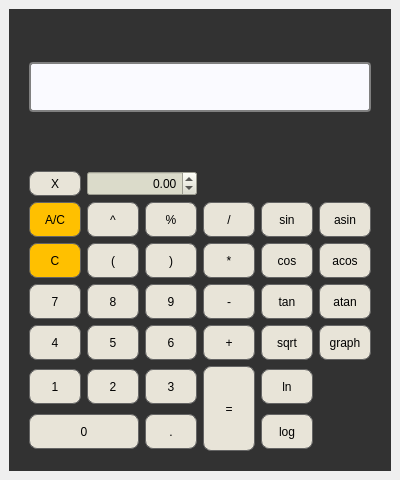
<?xml version="1.0" encoding="UTF-8"?>
<ui version="4.0">
 <class>MainWindow</class>
 <widget class="QMainWindow" name="MainWindow">
  <property name="geometry">
   <rect>
    <x>0</x>
    <y>0</y>
    <width>400</width>
    <height>480</height>
   </rect>
  </property>
  <property name="sizePolicy">
   <sizepolicy hsizetype="Minimum" vsizetype="Minimum">
    <horstretch>0</horstretch>
    <verstretch>0</verstretch>
   </sizepolicy>
  </property>
  <property name="minimumSize">
   <size>
    <width>400</width>
    <height>480</height>
   </size>
  </property>
  <property name="windowTitle">
   <string>MainWindow</string>
  </property>
  <property name="styleSheet">
   <string notr="true"/>
  </property>
  <widget class="QWidget" name="centralwidget">
   <property name="enabled">
    <bool>true</bool>
   </property>
   <property name="sizePolicy">
    <sizepolicy hsizetype="Minimum" vsizetype="Minimum">
     <horstretch>0</horstretch>
     <verstretch>0</verstretch>
    </sizepolicy>
   </property>
   <layout class="QVBoxLayout" name="verticalLayout">
    <item>
     <widget class="QWidget" name="widget" native="true">
      <property name="enabled">
       <bool>true</bool>
      </property>
      <property name="sizePolicy">
       <sizepolicy hsizetype="Expanding" vsizetype="Expanding">
        <horstretch>0</horstretch>
        <verstretch>0</verstretch>
       </sizepolicy>
      </property>
      <property name="minimumSize">
       <size>
        <width>0</width>
        <height>25</height>
       </size>
      </property>
      <property name="autoFillBackground">
       <bool>false</bool>
      </property>
      <property name="styleSheet">
       <string notr="true">QWidget{
	background-color: rgb(50,50,50);
}
QPushButton{
	border-radius: 8px;
	background-color: #e8e4d8;
	border: 1px solid rgb(100, 100,100);
}
QPushButton:pressed{
	border-radius: 8px;
	background-color: grey;
	border: 1px solid rgb(100, 100,100);
}
</string>
      </property>
      <layout class="QGridLayout" name="gridLayout">
       <property name="leftMargin">
        <number>20</number>
       </property>
       <property name="topMargin">
        <number>0</number>
       </property>
       <property name="rightMargin">
        <number>20</number>
       </property>
       <property name="bottomMargin">
        <number>20</number>
       </property>
       <item row="5" column="3">
        <widget class="QPushButton" name="pushButton_div">
         <property name="minimumSize">
          <size>
           <width>30</width>
           <height>35</height>
          </size>
         </property>
         <property name="styleSheet">
          <string/>
         </property>
         <property name="text">
          <string>/</string>
         </property>
        </widget>
       </item>
       <item row="7" column="5">
        <widget class="QPushButton" name="pushButton_acos">
         <property name="minimumSize">
          <size>
           <width>50</width>
           <height>35</height>
          </size>
         </property>
         <property name="styleSheet">
          <string/>
         </property>
         <property name="text">
          <string>acos</string>
         </property>
        </widget>
       </item>
       <item row="8" column="0">
        <widget class="QPushButton" name="pushButton_7">
         <property name="minimumSize">
          <size>
           <width>45</width>
           <height>35</height>
          </size>
         </property>
         <property name="styleSheet">
          <string notr="true"/>
         </property>
         <property name="text">
          <string>7</string>
         </property>
        </widget>
       </item>
       <item row="7" column="3">
        <widget class="QPushButton" name="pushButton_mul">
         <property name="minimumSize">
          <size>
           <width>30</width>
           <height>35</height>
          </size>
         </property>
         <property name="styleSheet">
          <string/>
         </property>
         <property name="text">
          <string>*</string>
         </property>
        </widget>
       </item>
       <item row="5" column="2">
        <widget class="QPushButton" name="pushButton_mod">
         <property name="minimumSize">
          <size>
           <width>45</width>
           <height>35</height>
          </size>
         </property>
         <property name="styleSheet">
          <string notr="true"/>
         </property>
         <property name="text">
          <string>%</string>
         </property>
        </widget>
       </item>
       <item row="10" column="1">
        <widget class="QPushButton" name="pushButton_2">
         <property name="minimumSize">
          <size>
           <width>45</width>
           <height>35</height>
          </size>
         </property>
         <property name="styleSheet">
          <string notr="true"/>
         </property>
         <property name="text">
          <string>2</string>
         </property>
        </widget>
       </item>
       <item row="11" column="2">
        <widget class="QPushButton" name="pushButton_dot">
         <property name="minimumSize">
          <size>
           <width>45</width>
           <height>35</height>
          </size>
         </property>
         <property name="styleSheet">
          <string notr="true"/>
         </property>
         <property name="text">
          <string>.</string>
         </property>
        </widget>
       </item>
       <item row="5" column="5">
        <widget class="QPushButton" name="pushButton_asin">
         <property name="minimumSize">
          <size>
           <width>50</width>
           <height>35</height>
          </size>
         </property>
         <property name="styleSheet">
          <string/>
         </property>
         <property name="text">
          <string>asin</string>
         </property>
        </widget>
       </item>
       <item row="11" column="4">
        <widget class="QPushButton" name="pushButton_log">
         <property name="minimumSize">
          <size>
           <width>50</width>
           <height>35</height>
          </size>
         </property>
         <property name="styleSheet">
          <string/>
         </property>
         <property name="text">
          <string>log</string>
         </property>
        </widget>
       </item>
       <item row="8" column="3">
        <widget class="QPushButton" name="pushButton_sub">
         <property name="minimumSize">
          <size>
           <width>30</width>
           <height>35</height>
          </size>
         </property>
         <property name="styleSheet">
          <string/>
         </property>
         <property name="text">
          <string>-</string>
         </property>
        </widget>
       </item>
       <item row="9" column="3">
        <widget class="QPushButton" name="pushButton_sum">
         <property name="minimumSize">
          <size>
           <width>30</width>
           <height>35</height>
          </size>
         </property>
         <property name="styleSheet">
          <string/>
         </property>
         <property name="text">
          <string>+</string>
         </property>
        </widget>
       </item>
       <item row="9" column="4">
        <widget class="QPushButton" name="pushButton_sqrt">
         <property name="minimumSize">
          <size>
           <width>50</width>
           <height>35</height>
          </size>
         </property>
         <property name="styleSheet">
          <string/>
         </property>
         <property name="text">
          <string>sqrt</string>
         </property>
        </widget>
       </item>
       <item row="10" column="0">
        <widget class="QPushButton" name="pushButton_1">
         <property name="minimumSize">
          <size>
           <width>45</width>
           <height>35</height>
          </size>
         </property>
         <property name="styleSheet">
          <string notr="true"/>
         </property>
         <property name="text">
          <string>1</string>
         </property>
        </widget>
       </item>
       <item row="8" column="2">
        <widget class="QPushButton" name="pushButton_9">
         <property name="minimumSize">
          <size>
           <width>45</width>
           <height>35</height>
          </size>
         </property>
         <property name="styleSheet">
          <string notr="true"/>
         </property>
         <property name="text">
          <string>9</string>
         </property>
        </widget>
       </item>
       <item row="10" column="3" rowspan="2">
        <widget class="QPushButton" name="pushButton_eq">
         <property name="minimumSize">
          <size>
           <width>45</width>
           <height>85</height>
          </size>
         </property>
         <property name="styleSheet">
          <string notr="true"/>
         </property>
         <property name="text">
          <string>=</string>
         </property>
         <property name="iconSize">
          <size>
           <width>16</width>
           <height>16</height>
          </size>
         </property>
        </widget>
       </item>
       <item row="11" column="0" colspan="2">
        <widget class="QPushButton" name="pushButton_0">
         <property name="minimumSize">
          <size>
           <width>30</width>
           <height>35</height>
          </size>
         </property>
         <property name="styleSheet">
          <string notr="true"/>
         </property>
         <property name="text">
          <string>0</string>
         </property>
        </widget>
       </item>
       <item row="9" column="5">
        <widget class="QPushButton" name="pushButton_graph">
         <property name="minimumSize">
          <size>
           <width>50</width>
           <height>35</height>
          </size>
         </property>
         <property name="styleSheet">
          <string/>
         </property>
         <property name="text">
          <string>graph</string>
         </property>
        </widget>
       </item>
       <item row="7" column="4">
        <widget class="QPushButton" name="pushButton_cos">
         <property name="minimumSize">
          <size>
           <width>50</width>
           <height>35</height>
          </size>
         </property>
         <property name="styleSheet">
          <string/>
         </property>
         <property name="text">
          <string>cos</string>
         </property>
        </widget>
       </item>
       <item row="9" column="2">
        <widget class="QPushButton" name="pushButton_6">
         <property name="minimumSize">
          <size>
           <width>45</width>
           <height>35</height>
          </size>
         </property>
         <property name="styleSheet">
          <string notr="true"/>
         </property>
         <property name="text">
          <string>6</string>
         </property>
        </widget>
       </item>
       <item row="7" column="0">
        <widget class="QPushButton" name="pushButton_C">
         <property name="minimumSize">
          <size>
           <width>45</width>
           <height>35</height>
          </size>
         </property>
         <property name="acceptDrops">
          <bool>false</bool>
         </property>
         <property name="autoFillBackground">
          <bool>false</bool>
         </property>
         <property name="styleSheet">
          <string notr="true">QPushButton{
	border-radius: 8px;
	background-color: rgb(255, 192, 0);
	border: 1px solid rgb(100, 100,100);
}
QPushButton:pressed{
	border-radius: 8px;
	background-color: grey;
	border: 1px solid rgb(100, 100,100);
}
</string>
         </property>
         <property name="text">
          <string>C</string>
         </property>
        </widget>
       </item>
       <item row="5" column="1">
        <widget class="QPushButton" name="pushButton_pow">
         <property name="minimumSize">
          <size>
           <width>45</width>
           <height>35</height>
          </size>
         </property>
         <property name="acceptDrops">
          <bool>false</bool>
         </property>
         <property name="autoFillBackground">
          <bool>false</bool>
         </property>
         <property name="styleSheet">
          <string notr="true"/>
         </property>
         <property name="text">
          <string>^</string>
         </property>
        </widget>
       </item>
       <item row="7" column="1">
        <widget class="QPushButton" name="pushButton_br_open">
         <property name="minimumSize">
          <size>
           <width>45</width>
           <height>35</height>
          </size>
         </property>
         <property name="styleSheet">
          <string notr="true"/>
         </property>
         <property name="text">
          <string>(</string>
         </property>
        </widget>
       </item>
       <item row="5" column="4">
        <widget class="QPushButton" name="pushButton_sin">
         <property name="minimumSize">
          <size>
           <width>50</width>
           <height>35</height>
          </size>
         </property>
         <property name="styleSheet">
          <string/>
         </property>
         <property name="text">
          <string>sin</string>
         </property>
        </widget>
       </item>
       <item row="0" column="0" rowspan="3" colspan="6">
        <widget class="QLabel" name="display">
         <property name="enabled">
          <bool>true</bool>
         </property>
         <property name="sizePolicy">
          <sizepolicy hsizetype="Preferred" vsizetype="Fixed">
           <horstretch>0</horstretch>
           <verstretch>0</verstretch>
          </sizepolicy>
         </property>
         <property name="minimumSize">
          <size>
           <width>0</width>
           <height>50</height>
          </size>
         </property>
         <property name="font">
          <font>
           <family>.AppleSystemUIFont</family>
           <pointsize>18</pointsize>
           <italic>false</italic>
           <kerning>true</kerning>
          </font>
         </property>
         <property name="autoFillBackground">
          <bool>false</bool>
         </property>
         <property name="styleSheet">
          <string notr="true">QFrame, QLabel, QToolTip {
    border: 2px solid grey;
    border-radius: 4px;
    padding: 2px;
    background-color: rgb(250, 250, 255);
}</string>
         </property>
         <property name="frameShape">
          <enum>QFrame::NoFrame</enum>
         </property>
         <property name="frameShadow">
          <enum>QFrame::Plain</enum>
         </property>
         <property name="text">
          <string/>
         </property>
         <property name="textFormat">
          <enum>Qt::AutoText</enum>
         </property>
         <property name="alignment">
          <set>Qt::AlignRight|Qt::AlignTrailing|Qt::AlignVCenter</set>
         </property>
        </widget>
       </item>
       <item row="8" column="1">
        <widget class="QPushButton" name="pushButton_8">
         <property name="minimumSize">
          <size>
           <width>45</width>
           <height>35</height>
          </size>
         </property>
         <property name="styleSheet">
          <string notr="true"/>
         </property>
         <property name="text">
          <string>8</string>
         </property>
        </widget>
       </item>
       <item row="7" column="2">
        <widget class="QPushButton" name="pushButton_br_close">
         <property name="minimumSize">
          <size>
           <width>45</width>
           <height>35</height>
          </size>
         </property>
         <property name="styleSheet">
          <string notr="true"/>
         </property>
         <property name="text">
          <string>)</string>
         </property>
        </widget>
       </item>
       <item row="9" column="1">
        <widget class="QPushButton" name="pushButton_5">
         <property name="minimumSize">
          <size>
           <width>45</width>
           <height>35</height>
          </size>
         </property>
         <property name="styleSheet">
          <string notr="true"/>
         </property>
         <property name="text">
          <string>5</string>
         </property>
        </widget>
       </item>
       <item row="10" column="4">
        <widget class="QPushButton" name="pushButton_ln">
         <property name="minimumSize">
          <size>
           <width>50</width>
           <height>35</height>
          </size>
         </property>
         <property name="styleSheet">
          <string/>
         </property>
         <property name="text">
          <string>ln</string>
         </property>
        </widget>
       </item>
       <item row="8" column="4">
        <widget class="QPushButton" name="pushButton_tan">
         <property name="minimumSize">
          <size>
           <width>50</width>
           <height>35</height>
          </size>
         </property>
         <property name="styleSheet">
          <string/>
         </property>
         <property name="text">
          <string>tan</string>
         </property>
        </widget>
       </item>
       <item row="10" column="2">
        <widget class="QPushButton" name="pushButton_3">
         <property name="minimumSize">
          <size>
           <width>45</width>
           <height>35</height>
          </size>
         </property>
         <property name="styleSheet">
          <string notr="true"/>
         </property>
         <property name="text">
          <string>3</string>
         </property>
        </widget>
       </item>
       <item row="8" column="5">
        <widget class="QPushButton" name="pushButton_atan">
         <property name="minimumSize">
          <size>
           <width>50</width>
           <height>35</height>
          </size>
         </property>
         <property name="styleSheet">
          <string/>
         </property>
         <property name="text">
          <string>atan</string>
         </property>
        </widget>
       </item>
       <item row="9" column="0">
        <widget class="QPushButton" name="pushButton_4">
         <property name="minimumSize">
          <size>
           <width>45</width>
           <height>35</height>
          </size>
         </property>
         <property name="styleSheet">
          <string notr="true"/>
         </property>
         <property name="text">
          <string>4</string>
         </property>
        </widget>
       </item>
       <item row="3" column="1" colspan="2">
        <widget class="QDoubleSpinBox" name="x_inpt">
         <property name="minimumSize">
          <size>
           <width>0</width>
           <height>25</height>
          </size>
         </property>
         <property name="styleSheet">
          <string notr="true">QDoubleSpinBox {
	background-color: #dbdbca;
}</string>
         </property>
         <property name="alignment">
          <set>Qt::AlignRight|Qt::AlignTrailing|Qt::AlignVCenter</set>
         </property>
         <property name="minimum">
          <double>-9999999.990000000223517</double>
         </property>
         <property name="maximum">
          <double>9999999.990000000223517</double>
         </property>
        </widget>
       </item>
       <item row="3" column="0">
        <widget class="QPushButton" name="pushButton_X">
         <property name="minimumSize">
          <size>
           <width>45</width>
           <height>25</height>
          </size>
         </property>
         <property name="styleSheet">
          <string notr="true"/>
         </property>
         <property name="text">
          <string>X</string>
         </property>
        </widget>
       </item>
       <item row="5" column="0">
        <widget class="QPushButton" name="pushButton_AC">
         <property name="minimumSize">
          <size>
           <width>45</width>
           <height>35</height>
          </size>
         </property>
         <property name="acceptDrops">
          <bool>false</bool>
         </property>
         <property name="autoFillBackground">
          <bool>false</bool>
         </property>
         <property name="styleSheet">
          <string notr="true">QPushButton{
	border-radius: 8px;
	background-color: rgb(255, 192, 0);
	border: 1px solid rgb(100, 100,100);
}
QPushButton:pressed{
	border-radius: 8px;
	background-color: grey;
	border: 1px solid rgb(100, 100,100);
}
</string>
         </property>
         <property name="text">
          <string>A/C</string>
         </property>
        </widget>
       </item>
      </layout>
     </widget>
    </item>
   </layout>
  </widget>
 </widget>
 <resources/>
 <connections/>
</ui>
